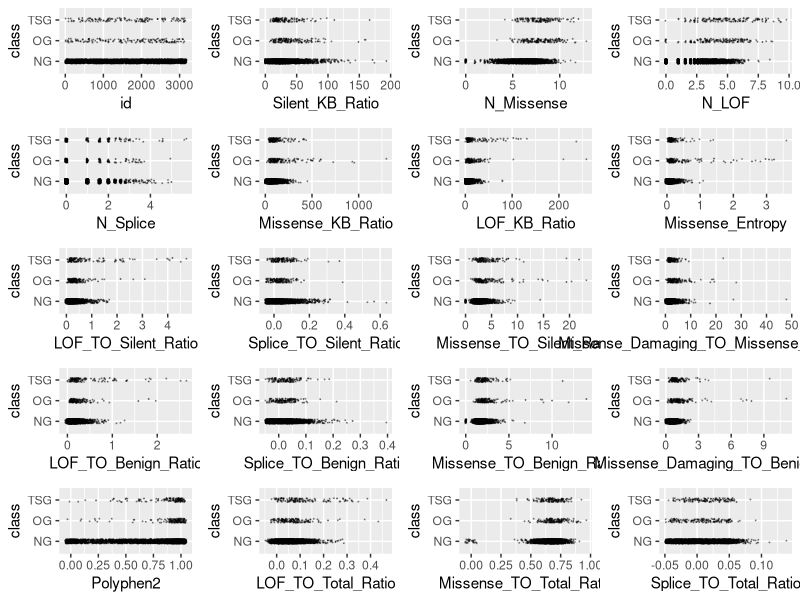
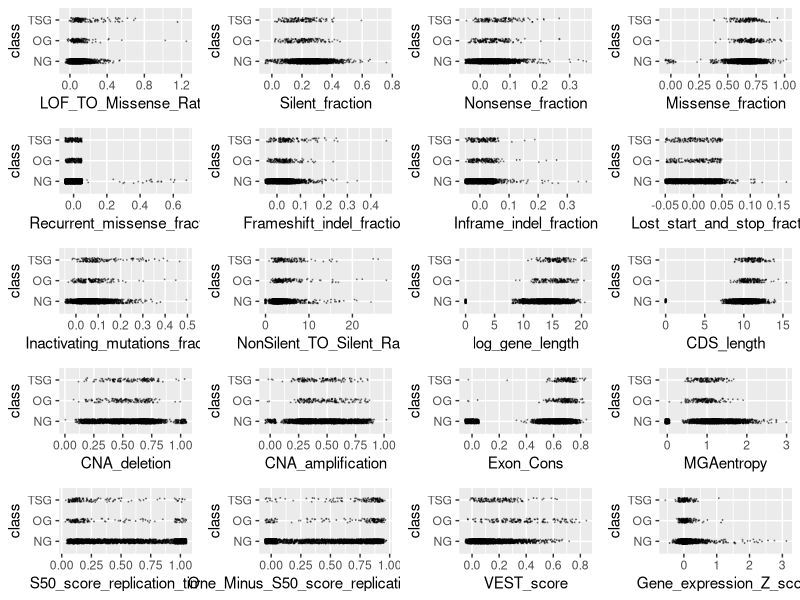
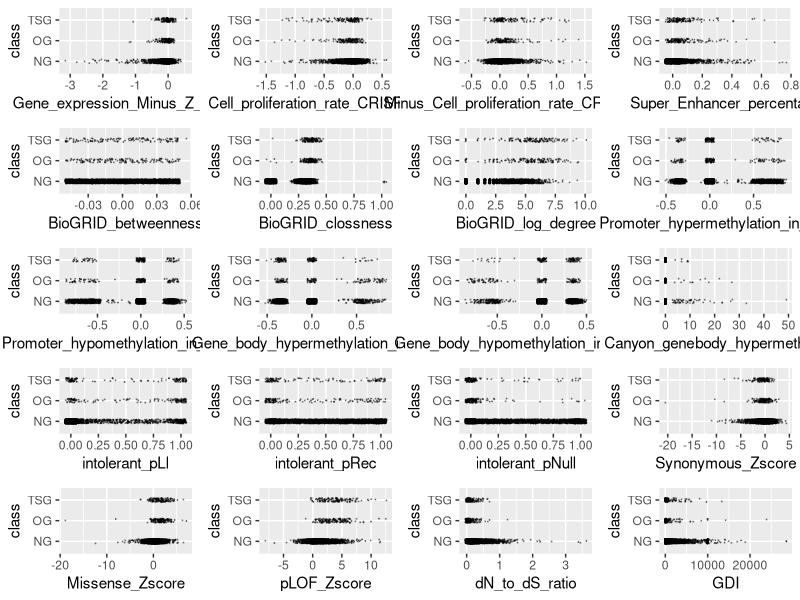
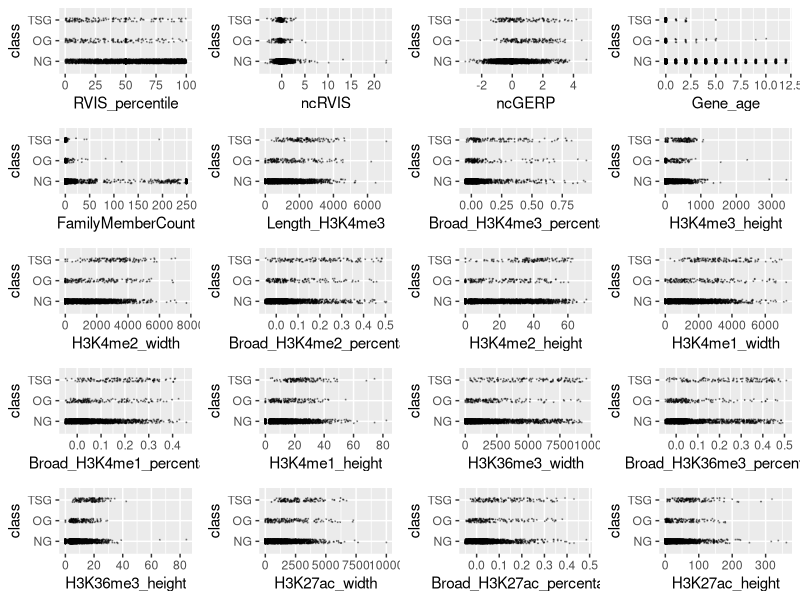
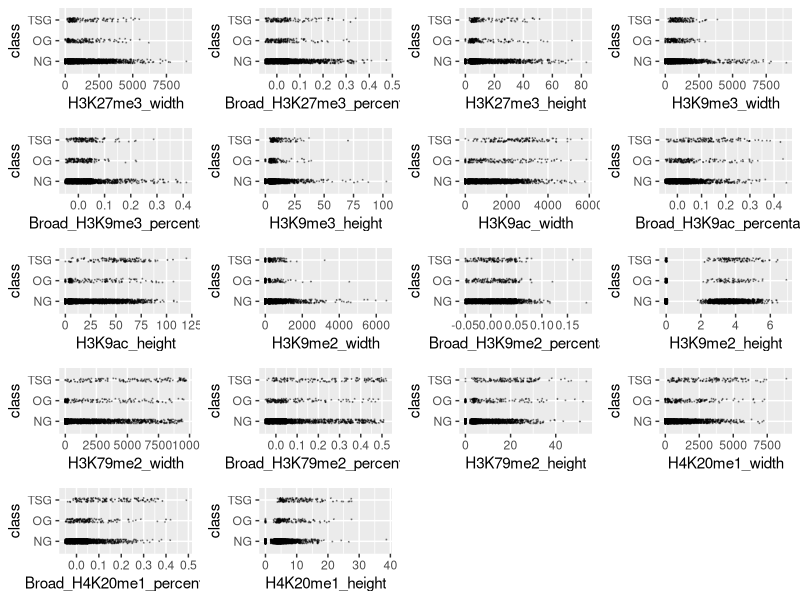

Source code (R) for these figures, in order:
## ---- chunk 1
knitr::opts_chunk$set(echo = TRUE)
## ---- chunk 2
#Data cleaning from Ethan's analysis

training <- read.csv("training.csv", stringsAsFactors = TRUE)
training$class <- factor(training$class)
levels(training$class) <- c("NG", "OG", "TSG")

outlier <- function(data) {
  low <- mean(data) - 3 * sd(data)
  high <- mean(data) + 3 * sd(data)
  which(data < low | data > high)
}
library(ggplot2)
scatter <- function(var) {
  ggplot(training, aes_string(var, "class")) +
    geom_jitter(width = 0.05, height = 0.1, size = 0.1,
                colour = rgb(0, 0, 0, alpha = 1 / 3))
}
scat_plot <- lapply(names(training)[-99], scatter)
library(gridExtra)
# grid.arrange(grobs = scat_plot[1:20], ncol = 4)
# grid.arrange(grobs = scat_plot[21:40], ncol = 4)
# grid.arrange(grobs = scat_plot[41:60], ncol = 4)
# grid.arrange(grobs = scat_plot[61:80], ncol = 4)
# grid.arrange(grobs = scat_plot[81:98], ncol = 4)
outlier_index <- sort(table(unlist(lapply(training[,-99], outlier))), decreasing = TRUE)
outlier_index[1:100]
training <- training[-as.numeric(names(outlier_index)[1:50]),]
training <- training[-which(training$Missense_TO_Silent_Ratio > 100), ]
training <- training[-which(training$Missense_KB_Ratio > 2000), ]
training <- training[-which(training$LOF_TO_Silent_Ratio > 5), ]
training <- training[-which(training$Gene_expression_Z_score > 4), ]
training <- training[-which(training$dN_to_dS_ratio > 5),]
training <- training[-which(training$Silent_KB_Ratio > 200), ]
training <- training[-which(training$Lost_start_and_stop_fraction > 0.2),]
## ---- chunk 3
#Arguably easier to look at numbers max/min and see if anything stands out-- turns out it's not, just 0's

# A LOT of observations have '0' for many variables. Is that meaningful? It could be. 
#Let's see how many there are
numeric_training <- training[,-99]

n_zeroes <- rep(NA, nrow(numeric_training))

for(i in seq_len(nrow(numeric_training))){
  row_i_zeroes <- 0
  for(j in seq_len(ncol(numeric_training))){
    if(round(numeric_training[i,j], digits = 5) == 0){
      row_i_zeroes <- row_i_zeroes + 1
    }
  }
  n_zeroes[i] <- row_i_zeroes
}

head(sort(n_zeroes, decreasing = TRUE), n = 500)
tail(sort(n_zeroes, decreasing = TRUE), n = 500)
## ---- chunk 4
# Code graciously provided by Ethan Allavarpu
library(ggplot2)
scatter <- function(var) {
  ggplot(training, aes_string(var, "class")) +
    geom_jitter(width = 0.05, height = 0.1, size = 0.1,
                colour = rgb(0, 0, 0, alpha = 1 / 3))
}
scat_plot <- lapply(names(training)[-99], scatter)
library(gridExtra)
grid.arrange(grobs = scat_plot[1:20], ncol = 4)
grid.arrange(grobs = scat_plot[21:40], ncol = 4)
grid.arrange(grobs = scat_plot[41:60], ncol = 4)
grid.arrange(grobs = scat_plot[61:80], ncol = 4)
grid.arrange(grobs = scat_plot[81:98], ncol = 4)
